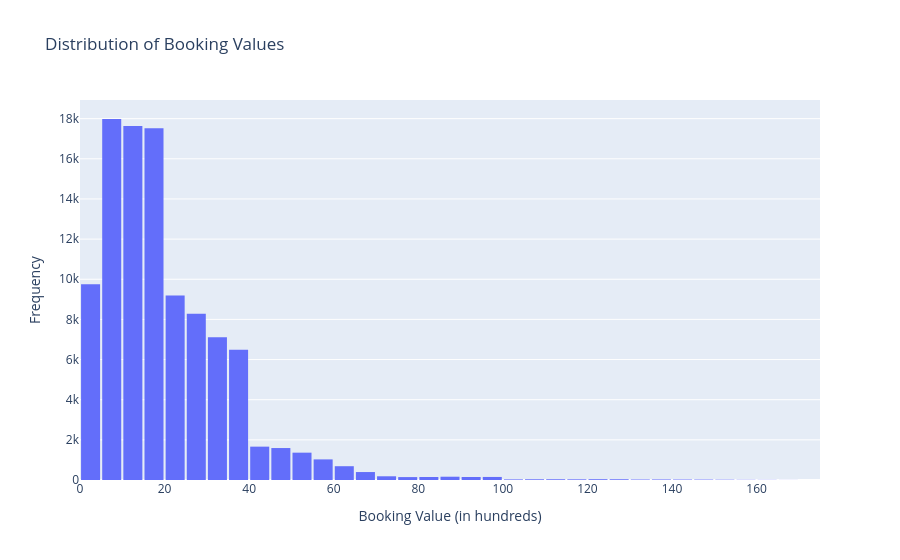
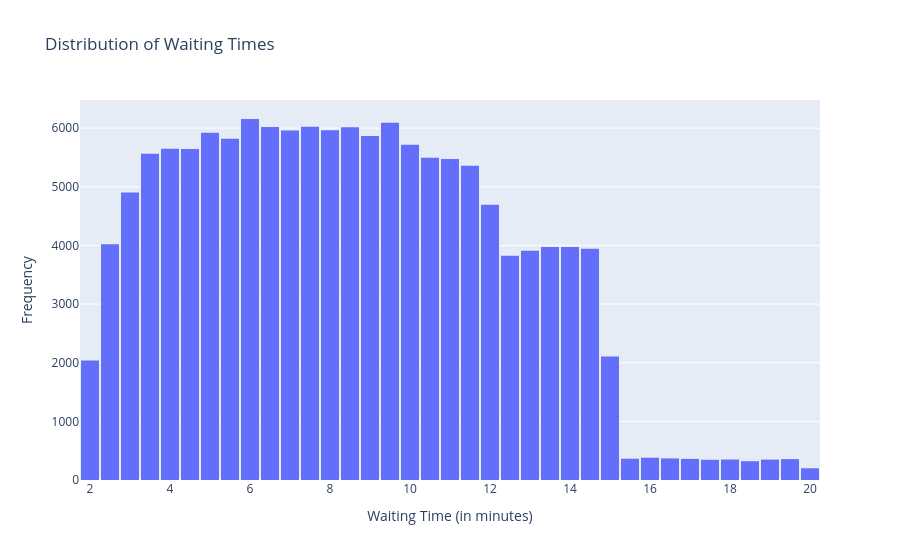
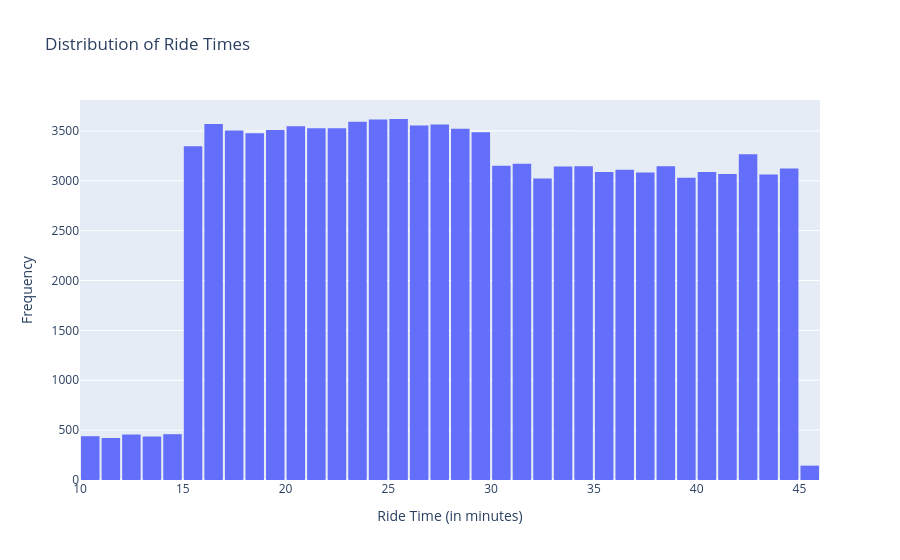

Source (notebook cell) for these figures, in order:
### Code cell
# Draw a histogram of Booking Values
fig1 = px.histogram(ride_data, x='Booking Value', nbins=50, title='Distribution of Booking Values', labels={'Booking Value': 'Booking Value (in hundreds)'})
fig1.update_layout(xaxis_title='Booking Value (in hundreds)', yaxis_title='Frequency', bargap=0.1)
fig1.show()

# Draw a histogram of average waiting time
fig2 = px.histogram(ride_data, x='Avg VTAT', nbins=50, title='Distribution of Waiting Times', labels={'Avg VTAT': 'Waiting Time (in minutes)'})
fig2.update_layout(xaxis_title='Waiting Time (in minutes)', yaxis_title='Frequency', bargap=0.1)
fig2.show()

# Draw a histogram of average ride time
fig3 = px.histogram(ride_data, x='Avg CTAT', nbins=50, title='Distribution of Ride Times', labels={'Avg CTAT': 'Ride Time (in minutes)'})
fig3.update_layout(xaxis_title='Ride Time (in minutes)', yaxis_title='Frequency', bargap=0.1)
fig3.show()

### Figure 1 — Plotly figure (JSON) as saved in the notebook; plotly's stock layout.template omitted (floating-point values rounded to 4 significant figures; data arrays with more than 128 entries replaced by an {"elided": "..."} marker saying what was removed)
{"data": [{"bingroup": "x", "hovertemplate": "Booking Value (in hundreds)=%{x}<br>count=%{y}<extra></extra>", "legendgroup": "", "marker": {"color": "#636efa", "pattern": {"shape": ""}}, "name": "", "nbinsx": 50, "orientation": "v", "showlegend": false, "type": "histogram", "x": {"elided": "150000 float values"}, "xaxis": "x", "yaxis": "y"}], "layout": {"bargap": 0.1, "barmode": "relative", "legend": {"tracegroupgap": 0}, "title": {"text": "Distribution of Booking Values"}, "xaxis": {"anchor": "y", "domain": [0, 1], "title": {"text": "Booking Value (in hundreds)"}}, "yaxis": {"anchor": "x", "domain": [0, 1], "title": {"text": "Frequency"}}}}

### Figure 2 — Plotly figure (JSON) as saved in the notebook; plotly's stock layout.template omitted (floating-point values rounded to 4 significant figures; data arrays with more than 128 entries replaced by an {"elided": "..."} marker saying what was removed)
{"data": [{"bingroup": "x", "hovertemplate": "Waiting Time (in minutes)=%{x}<br>count=%{y}<extra></extra>", "legendgroup": "", "marker": {"color": "#636efa", "pattern": {"shape": ""}}, "name": "", "nbinsx": 50, "orientation": "v", "showlegend": false, "type": "histogram", "x": {"elided": "150000 float values"}, "xaxis": "x", "yaxis": "y"}], "layout": {"bargap": 0.1, "barmode": "relative", "legend": {"tracegroupgap": 0}, "title": {"text": "Distribution of Waiting Times"}, "xaxis": {"anchor": "y", "domain": [0, 1], "title": {"text": "Waiting Time (in minutes)"}}, "yaxis": {"anchor": "x", "domain": [0, 1], "title": {"text": "Frequency"}}}}

### Figure 3 — Plotly figure (JSON) as saved in the notebook; plotly's stock layout.template omitted (floating-point values rounded to 4 significant figures; data arrays with more than 128 entries replaced by an {"elided": "..."} marker saying what was removed)
{"data": [{"bingroup": "x", "hovertemplate": "Ride Time (in minutes)=%{x}<br>count=%{y}<extra></extra>", "legendgroup": "", "marker": {"color": "#636efa", "pattern": {"shape": ""}}, "name": "", "nbinsx": 50, "orientation": "v", "showlegend": false, "type": "histogram", "x": {"elided": "150000 float values"}, "xaxis": "x", "yaxis": "y"}], "layout": {"bargap": 0.1, "barmode": "relative", "legend": {"tracegroupgap": 0}, "title": {"text": "Distribution of Ride Times"}, "xaxis": {"anchor": "y", "domain": [0, 1], "title": {"text": "Ride Time (in minutes)"}}, "yaxis": {"anchor": "x", "domain": [0, 1], "title": {"text": "Frequency"}}}}
